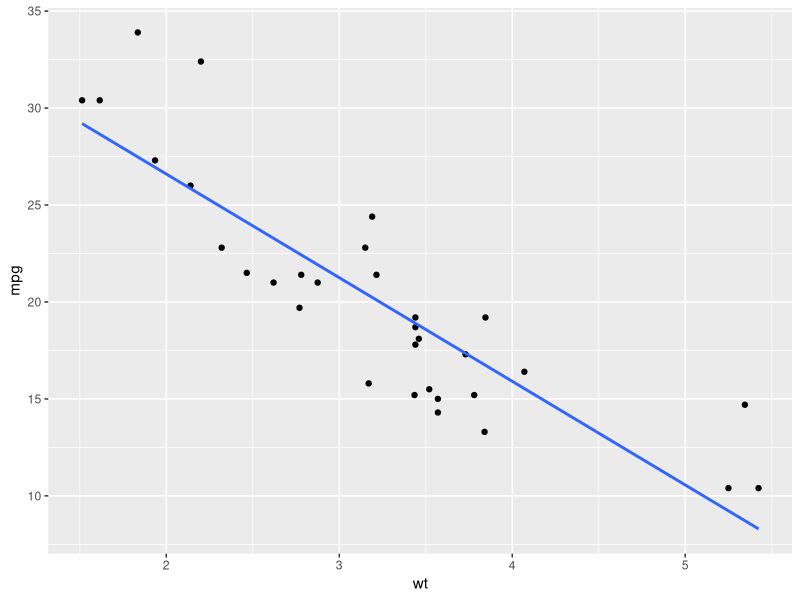
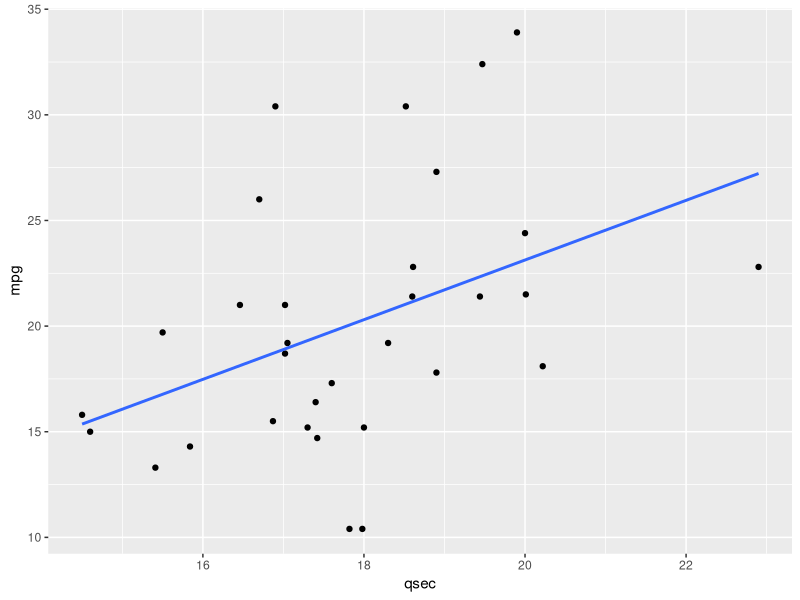

The R script that drew these images, in order:
## ---- chunk 1
data("mtcars")

library(ggplot2)

ggplot2::ggplot(mtcars, aes(wt, mpg))+
  geom_point()+
  geom_smooth(method = "lm", se=F)
## ---- chunk 2
ggplot2::ggplot(mtcars, aes(qsec, mpg))+
  geom_point()+
  geom_smooth(method = "lm", se=F)
